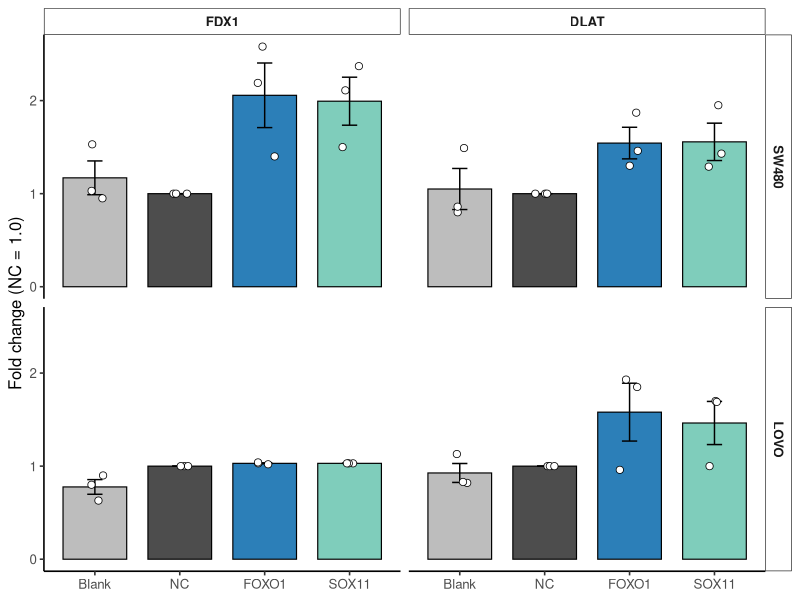
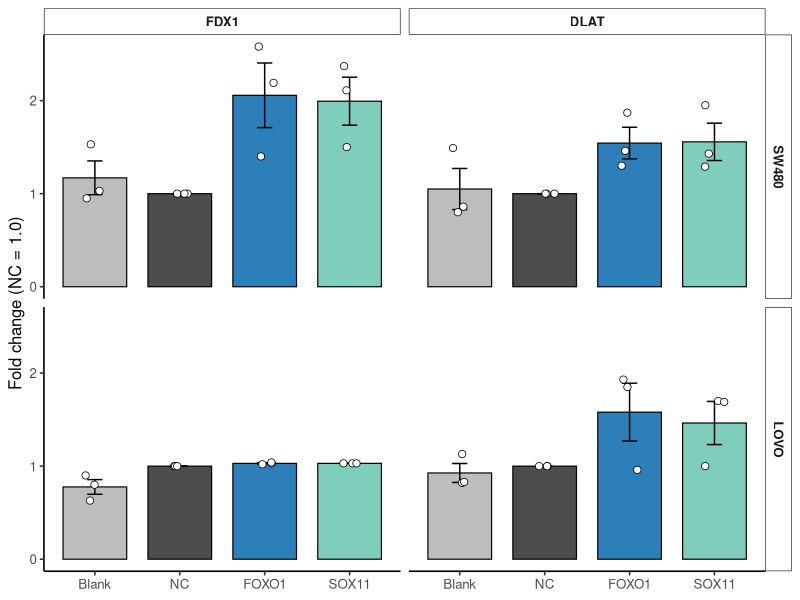
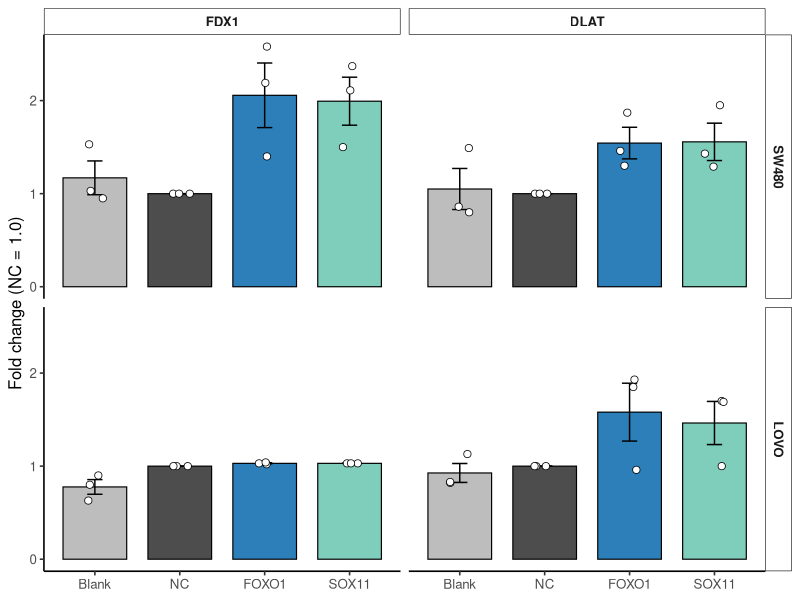

The R source for these figures, in order:
# Packages
library(dplyr)
library(ggplot2)

# ---- Example data (replace with yours if needed) ----
df <- tibble::tribble(
  ~cell,  ~protein, ~group,  ~rep, ~fold,
  "SW480","FDX1",   "Blank", 1,    1.53,
  "SW480","FDX1",   "Blank", 2,    0.95,
  "SW480","FDX1",   "Blank", 3,    1.03,
  "SW480","FDX1",   "NC",    1,    1.00,
  "SW480","FDX1",   "NC",    2,    1.00,
  "SW480","FDX1",   "NC",    3,    1.00,
  "SW480","FDX1",   "FOXO1", 1,    2.19,
  "SW480","FDX1",   "FOXO1", 2,    1.40,
  "SW480","FDX1",   "FOXO1", 3,    2.58,
  "SW480","FDX1",   "SOX11", 1,    2.11,
  "SW480","FDX1",   "SOX11", 2,    1.50,
  "SW480","FDX1",   "SOX11", 3,    2.37,

  "SW480","DLAT",   "Blank", 1,    0.80,
  "SW480","DLAT",   "Blank", 2,    0.86,
  "SW480","DLAT",   "Blank", 3,    1.49,
  "SW480","DLAT",   "NC",    1,    1.00,
  "SW480","DLAT",   "NC",    2,    1.00,
  "SW480","DLAT",   "NC",    3,    1.00,
  "SW480","DLAT",   "FOXO1", 1,    1.46,
  "SW480","DLAT",   "FOXO1", 2,    1.30,
  "SW480","DLAT",   "FOXO1", 3,    1.87,
  "SW480","DLAT",   "SOX11", 1,    1.43,
  "SW480","DLAT",   "SOX11", 2,    1.29,
  "SW480","DLAT",   "SOX11", 3,    1.95,

  "LOVO", "FDX1",   "Blank", 1,    0.90,
  "LOVO", "FDX1",   "Blank", 2,    0.80,
  "LOVO", "FDX1",   "Blank", 3,    0.63,
  "LOVO", "FDX1",   "NC",    1,    1.00,
  "LOVO", "FDX1",   "NC",    2,    1.00,
  "LOVO", "FDX1",   "NC",    3,    1.00,
  "LOVO", "FDX1",   "FOXO1", 1,    1.02,
  "LOVO", "FDX1",   "FOXO1", 2,    1.03,
  "LOVO", "FDX1",   "FOXO1", 3,    1.04,
  "LOVO", "FDX1",   "SOX11", 1,    1.03,
  "LOVO", "FDX1",   "SOX11", 2,    1.03,
  "LOVO", "FDX1",   "SOX11", 3,    1.03,

  "LOVO", "DLAT",   "Blank", 1,    0.82,
  "LOVO", "DLAT",   "Blank", 2,    1.13,
  "LOVO", "DLAT",   "Blank", 3,    0.83,
  "LOVO", "DLAT",   "NC",    1,    1.00,
  "LOVO", "DLAT",   "NC",    2,    1.00,
  "LOVO", "DLAT",   "NC",    3,    1.00,
  "LOVO", "DLAT",   "FOXO1", 1,    1.93,
  "LOVO", "DLAT",   "FOXO1", 2,    1.85,
  "LOVO", "DLAT",   "FOXO1", 3,    0.96,
  "LOVO", "DLAT",   "SOX11", 1,    1.70,
  "LOVO", "DLAT",   "SOX11", 2,    1.69,
  "LOVO", "DLAT",   "SOX11", 3,    1.00
)

# factor order
df <- df %>%
  mutate(
    group   = factor(group, levels = c("Blank", "NC", "FOXO1", "SOX11")),
    cell    = factor(cell, levels = c("SW480", "LOVO")),
    protein = factor(protein, levels = c("FDX1", "DLAT"))
  )

# summary for bars/error bars (SEM)
sumdf <- df %>%
  group_by(cell, protein, group) %>%
  summarise(
    mean = mean(fold, na.rm = TRUE),
    sd   = sd(fold, na.rm = TRUE),
    n    = dplyr::n(),
    sem  = sd / sqrt(n),
    .groups = "drop"
  )

# ---- Plot: bar (mean) + errorbar (SEM) + points (replicates) ----
set.seed(1)
p <- ggplot(sumdf, aes(x = group, y = mean, fill = group)) +
  geom_col(width = 0.75, color = "black", linewidth = 0.4) +
  geom_errorbar(aes(ymin = mean - sem, ymax = mean + sem),
                width = 0.18, linewidth = 0.5) +
  geom_point(data = df,
             aes(x = group, y = fold),
             inherit.aes = FALSE,
             position = position_jitter(width = 0.12, height = 0),
             size = 2.2, shape = 21, stroke = 0.4, fill = "white", color = "black") +
  facet_grid(cell ~ protein) +
  scale_fill_manual(values = c("Blank" = "#BDBDBD", "NC" = "#4D4D4D",
                               "FOXO1" = "#2C7FB8", "SOX11" = "#7FCDBB")) +
  labs(x = NULL, y = "Fold change (NC = 1.0)") +
  theme_classic(base_size = 12) +
  theme(
    legend.position = "none",
    strip.background = element_rect(fill = "white", color = "black", linewidth = 0.4),
    strip.text = element_text(face = "bold")
  )

p

# Save
ggsave("barplot_foldchange_meanSEM_points.pdf", p, width = 7.5, height = 5.5)
ggsave("barplot_foldchange_meanSEM_points.png", p, width = 7.5, height = 5.5, dpi = 300)
